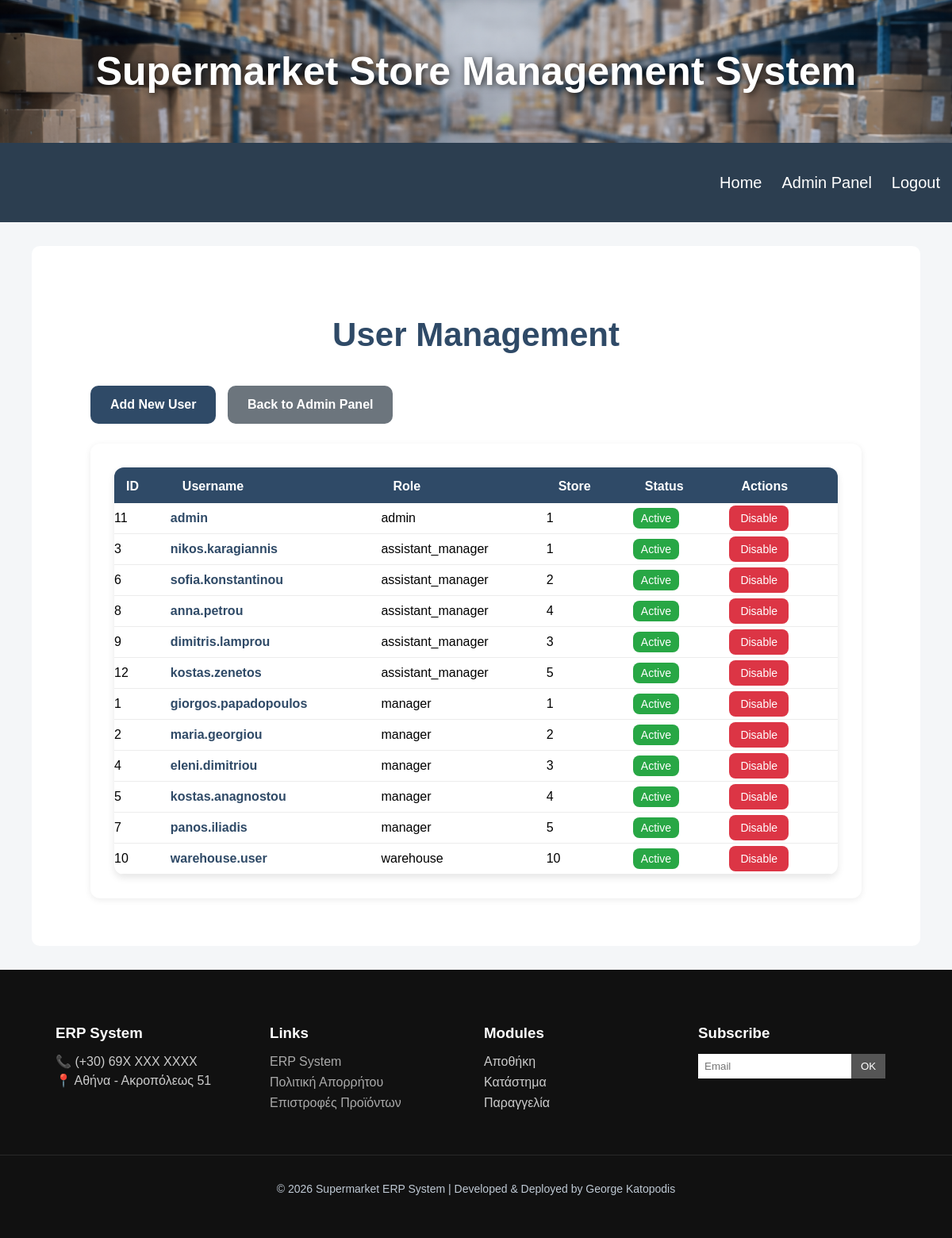
The app's page /admin/users (signed in), older data.
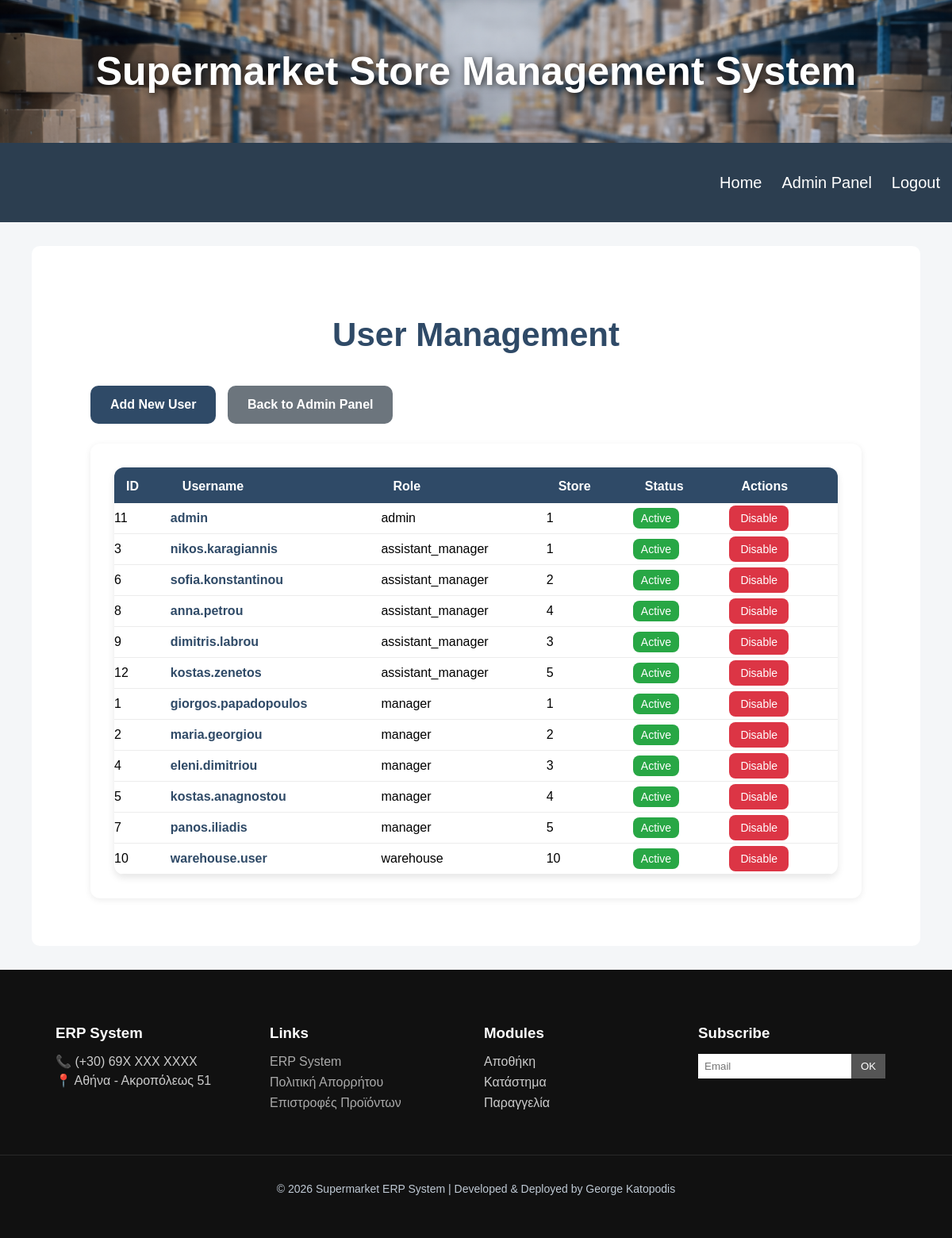
The same page, newer data.
### tables this page shows
CREATE TABLE users (
    user_id INTEGER PRIMARY KEY AUTOINCREMENT,
    store_id INTEGER NOT NULL,
    username VARCHAR(50) NOT NULL,
    password VARCHAR(255) NOT NULL,
    role VARCHAR(20) NOT NULL, email VARCHAR(100), is_active INTEGER DEFAULT 1,
    FOREIGN KEY (store_id) REFERENCES stores(store_id)
);

### app.py (the view)
@app.route("/admin/users")
def manage_users():
    if "user" not in session:
        return redirect(url_for("login"))
    if session.get("role") != "admin":
        flash("Access denied", "error")
        return redirect(url_for("home"))
    connection = sqlite3.connect(DATABASE_PATH)
    connection.row_factory = sqlite3.Row
    cursor = connection.cursor()
    cursor.execute("""
        SELECT
            user_id,
            username,
            role,
            store_id,
            is_active
        FROM users
        ORDER BY role
    """)
    users = cursor.fetchall()
    connection.close()
    return render_template("manage_users.html", users=users)

### templates/manage_users.html
{% extends "base.html" %}
{% block content %}
<div class="admin-container">
    <h1 class="admin-title">User Management</h1>
    <a href="{{ url_for('add_user') }}" class="admin-btn">
        Add New User
    </a>
    <a href="{{ url_for('admin_panel') }}" class="admin-btn back-btn">
        Back to Admin Panel
    </a>
    <div class="table-container">
        <table class="users-table">
            <thead>
                <tr>
                    <th>ID</th>
                    <th>Username</th>
                    <th>Role</th>
                    <th>Store</th>
                    <th>Status</th>
                    <th class="actions-column">Actions</th>
                </tr>
            </thead>
            <tbody>
                {% for user in users %}
                <tr>
                    <td>{{ user.user_id }}</td>
                    <td>    <a href="{{ url_for('edit_user', user_id=user.user_id) }}"
                            class="user-link">{{ user.username }} </a>
                    </td>
                    <td>{{ user.role }}</td>
                    <td>{{ user.store_id }}</td>
                    <td>
                        {% if user.is_active == 1 %}
                            <span class="active-badge">Active</span>
                        {% else %}
                            <span class="inactive-badge">Inactive</span>
                        {% endif %}
                    </td>
                    <td class="actions-cell">
                        {% if user.is_active == 1 %}
                            <a href="{{ url_for('disable_user', user_id=user.user_id) }}"
                               class="disable-btn">
                               Disable
                            </a>
                        {% else %}
                            <a href="{{ url_for('enable_user', user_id=user.user_id) }}"
                               class="enable-btn">
                               Enable
                            </a>
                        {% endif %}
                    </td>
                </tr>
                {% endfor %}
            </tbody>
        </table>
    </div>
</div>
{% endblock %}

### templates/base.html (shortened to what this page needs)
<!DOCTYPE html>
<html lang="en">
<head>
    <link rel="stylesheet" href="{{ url_for('static',  filename='style.css') }}">
    <link rel="stylesheet" href="{{ url_for('static', filename='admin.css') }}">
    <link rel="stylesheet" href="{{ url_for('static',  filename='forms.css') }}">
</head>
<body>
<div class="background">
    <h2 class="title" id="first">Supermarket Store Management System</h2>
</div>
    <div class="navbar">
            <a href="{{ url_for('home') }}"
               class="{% if request.endpoint == 'home' %}active{% endif %}">Home</a>
                {% if "user" in session %}
                    {% if session["role"] == "warehouse" %}
                        <a href="{{ url_for('products') }}"
                           class="{% if request.endpoint == 'products' %}active{% endif %}">Products</a>
                        <a href="{{ url_for('logout') }}">Logout</a>
                    {% elif session["role"] == "admin" %}
                        <a href="{{ url_for('admin_panel') }}">Admin Panel</a>
                        <a href="{{ url_for('logout') }}">Logout</a>
                    {% else %}
                        <a href="{{ url_for('dashboard') }}"
                           class="{% if request.endpoint == 'dashboard' %}active{% endif %}">Control Panel</a>
                        <a href="{{ url_for('orders') }}" class="{% if request.endpoint == 'orders' %}active{% endif %}">Orders</a>
                        <a href="{{ url_for('logout') }}">Logout</a>
                    {% endif %}
                {% else %}
                    <a href="{{ url_for('login') }}">
                        Login
                    </a>
                {% endif %}
    </div>
    <div class="container">
        {% block content %}
        {% endblock %}
    </div>
    <footer class="footer">
        <div class="footer-container">
            <div class="footer-col">
                <h3>ERP System</h3>
                <p>📞 (+30) 69X XXX XXXX</p>
                <p>📍 Αθήνα - Ακροπόλεως 51</p>
            </div>
            <div class="footer-col">
                <h3>Links</h3>
                <ul>
                    <li><a href="{{ url_for('static', filename='documents/erp_system.pdf')}}" target="_blank">ERP System</a></li>
                    <li><a href="{{ url_for('static', filename='documents/privacy_policy.pdf')}}" target="_blank">Πολιτική Απορρήτου</a></li>
                    <li><a href="{{ url_for('static', filename='documents/returns_policy.pdf')}}" target="_blank">Επιστροφές Προϊόντων</a></li>
                </ul>
            </div>
            <div class="footer-col">
                <h3>Modules</h3>
                <ul>
                    <li onclick="openModal('warehouse')">Αποθήκη</li>
                    <li onclick="openModal('store')">Κατάστημα</li>
                    <li onclick="openModal('orders')">Παραγγελία</li>
                </ul>
            </div>
            <div class="footer-col">
                <h3>Subscribe</h3>
                <div class="newsletter">
                    <input type="email" placeholder="Email">
                    <button>OK</button>
                </div>
            </div>
        </div>
        <div class="footer-bottom">
            <p>
                © 2026 Supermarket ERP System |
                Developed & Deployed by George Katopodis
            </p>
        </div>
    </footer>
</body>
</html>

### static/style.css (style rules this page uses)
body { font-family: 'Gill Sans', 'Gill Sans MT', Calibri, 'Trebuchet MS', sans-serif; margin: 0; background-color: #f4f6f8; min-height: 100vh; display: flex; flex-direction: column; }
.title { text-align: center; font-size: 50px; color: white; text-shadow: 2px 2px 8px rgba(0,0,0,0.7); font-weight:bold; }
.background { background-image: url('images/warehouse2.png'); background-size: cover; background-position: center; height: 180px; display: flex; align-items: center; justify-content: center; }
.navbar { display: flex; justify-content: flex-end; padding: 15px; gap: 25px; background-color: #2c3e50; height: 70px; align-items: center; }
.navbar a { text-decoration: none; font-size: 20px; color: white; }
.container { width: 90%; margin: 30px auto; background: white; padding: 20px; border-radius: 10px; display: flex; flex-wrap: wrap; align-items: center; justify-content: center; gap: 20px; flex:1; }
.footer { background-color: #111; color: #ccc; padding: 40px 0; margin-top: auto; }
.footer-container { width: 90%; margin: auto; display: flex; justify-content: space-between; flex-wrap: wrap; }
.footer-col { flex: 1; min-width: 220px; margin: 10px; }
.footer-col h3 { color: white; margin-bottom: 15px; }
.footer-col p { margin: 5px 0; }
.footer-col ul { list-style: none; padding: 0; }
.footer-col ul li { margin-bottom: 8px; }
.footer-col ul li a { text-decoration: none; color: #aaa; transition: 0.3s; }
.newsletter { display: flex; margin-bottom: 15px; }
.newsletter input { padding: 8px; border: none; outline: none; }
.newsletter button { padding: 8px 12px; background-color: #555; color: white; border: none; cursor: pointer; }
.footer-col li { cursor: pointer; transition: 0.2s ease; }
.footer-bottom { border-top: 1px solid rgba(255,255,255,0.1); margin-top: 30px; padding-top: 20px; text-align: center; font-size: 14px; color: #bfc9d4; }

### static/admin.css (style rules this page uses)
.admin-container { width: 90%; margin: 40px auto; }
.admin-title { font-size: 42px; color: #2f4a67; margin-bottom: 40px; text-align: center; }
.admin-btn { background-color: #2f4a67; color: white; padding: 15px 25px; border-radius: 10px; text-decoration: none; transition: 0.3s; font-weight: bold; display: inline-block; margin-bottom: 25px; }
.users-table { width: 100%; border-collapse: collapse; background-color: white; border-radius: 12px; overflow: hidden; box-shadow: 0px 4px 10px rgba(0,0,0,0.1); }
.users-table th { background-color: #2f4a67; color: white; }
.users-table td { border-bottom: 1px solid #ddd; }
.users-table th, .users-table td { padding: 15px; text-align:left; vertical-align: middle; }
.active-badge { background-color: #28a745; color: white; padding: 5px 10px; border-radius: 8px; font-size: 14px; }
.disable-btn { background-color: #dc3545; color: white; padding: 8px 14px; border-radius: 8px; text-decoration: none; font-size: 14px; transition: 0.3s; }
.back-btn { background-color: #6c757d; margin-left: 10px; }
.table-container { overflow-x: auto; }
.user-link { color: #2f4a67; text-decoration: none; font-weight: bold; transition: 0.3s; }

### static/forms.css (style rules this page uses)
.table-container { background-color: white; padding: 30px; border-radius: 12px; box-shadow: 0 2px 8px rgba(0,0,0,0.08); min-width: 500px; }
.table-container table { width: 100%; border-collapse: collapse; }
.table-container th { text-align: left; padding-bottom: 12px; }
.table-container td { padding: 10px 0; border-bottom: 1px solid #ececec; }
.table-container tbody tr { transition: background-color 0.2s ease; }

Row changes from the older to the newer data that the page shows:
changed users id 9: username "dimitris.lamprou" → "dimitris.labrou"
